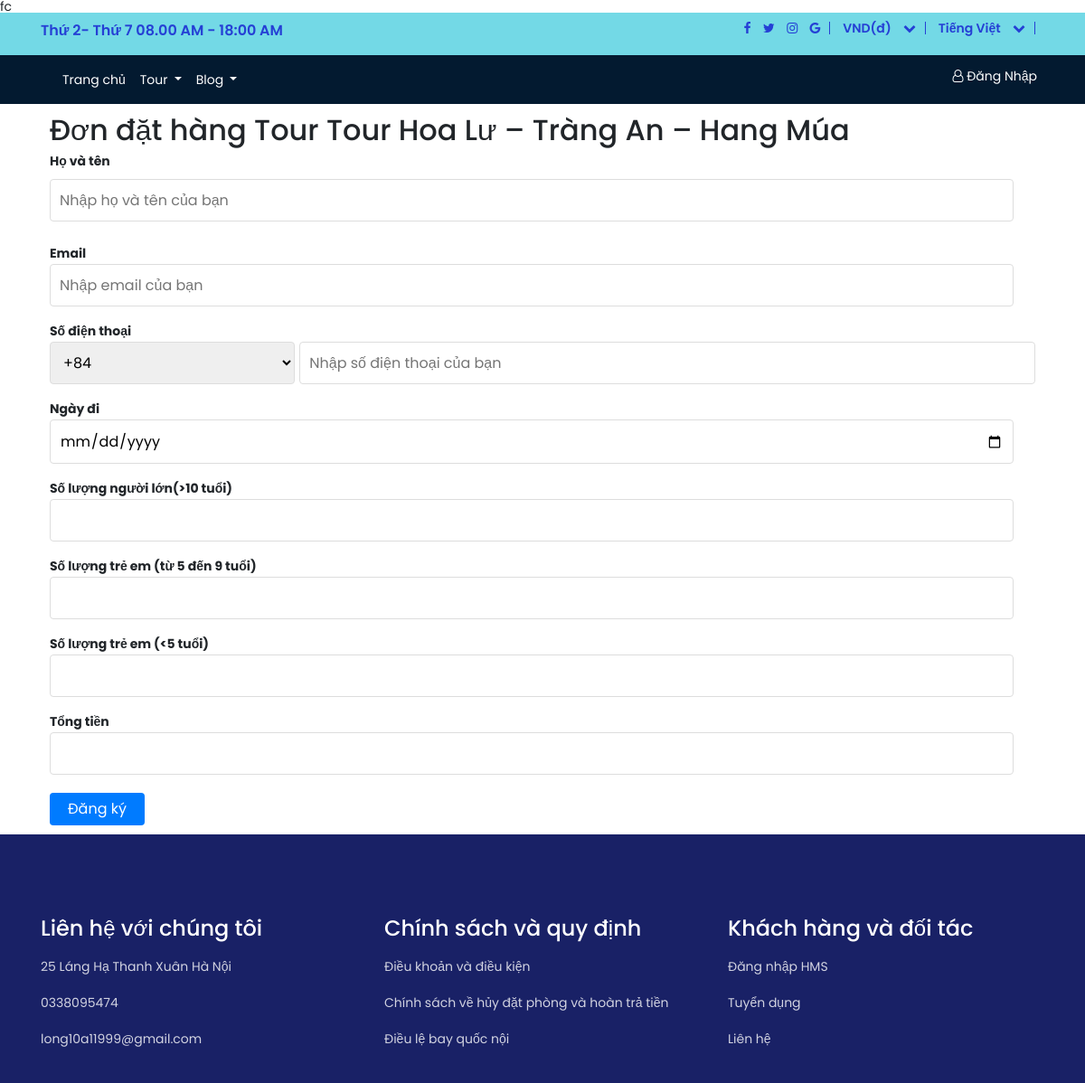
Before: /controller/tour_booking.php with the older database file.
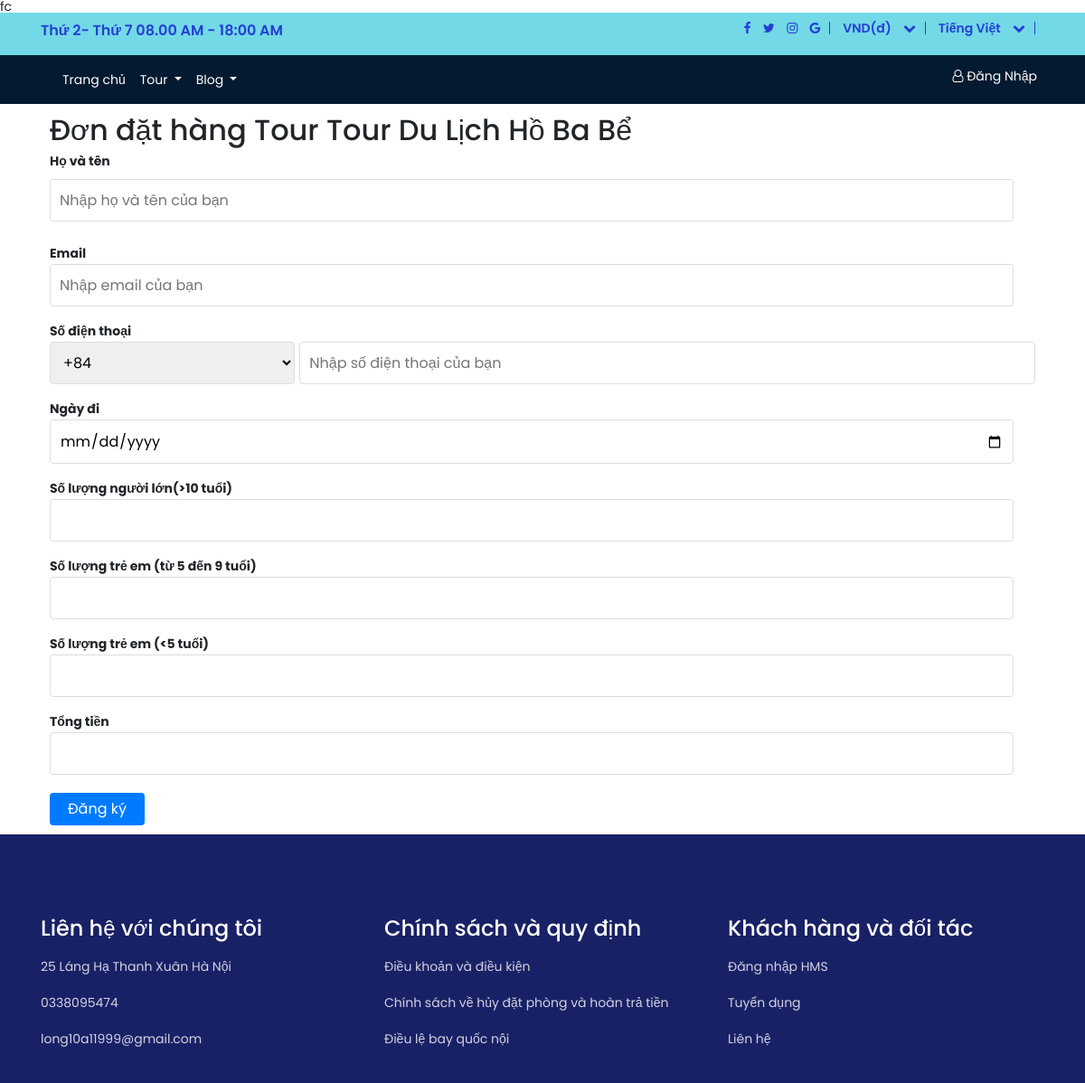
After: the same page with the newer database file.
### tables this page shows
CREATE TABLE `tbl_tour` (
  `id` int(11) NOT NULL,
  `name` text NOT NULL,
  `note` text NOT NULL,
  `price` int(11) NOT NULL,
  `day` text NOT NULL,
  `img_id` int(6) NOT NULL,
  `status` varchar(255) NOT NULL,
  `plan_tour` text NOT NULL,
  `time_create` timestamp NOT NULL DEFAULT current_timestamp() ON UPDATE current_timestamp(),
  `description` text NOT NULL,
  `place` varchar(30) NOT NULL
);

### lib/function.php (called while the page is built, shortened)
<?php
include 'db_connect.php';
function getDaTa($sql)
{
    global $conn;
    $result = mysqli_query($conn, $sql);
    $data = [];
    while ($row = mysqli_fetch_assoc($result)) {
        $data[] = $row;
    }
    return $data;
}
function getTour($id = null) {
    $sql = "SELECT * FROM tbl_tour";
    return getDaTa($sql);
}
?>fc

### controller/tour_booking.php (the view, shortened to what this page needs)
<?php
include '../lib/function.php';
$id = $_GET['id'];
$tours = getTour($id);
foreach ($tours as $key => $row){
    $idTour = $row['id'];
    $price = floatval($row['price']);
}
?>
<!DOCTYPE html>
<html lang="en">
<head>
    <link rel="stylesheet" href="//code.jquery.com/ui/1.13.1/themes/base/jquery-ui.css">
    <link rel="stylesheet" href="https://cdnjs.cloudflare.com/ajax/libs/font-awesome/4.7.0/css/font-awesome.min.css">
    <link rel="stylesheet" href="/tour/asset/css/bootstrap.min.css">
    <link rel="stylesheet" href="/tour/asset/css/main.css">
    <link rel="stylesheet" href="/tour/asset/css/tour.css">
    <link rel="stylesheet" href="/tour/asset/css/home.css">
    <link rel="stylesheet" href="/tour/asset/css/booking.css">
</head>
<body>
<section>
    <header><?php include '../lib/header_home.php'; ?></header>
    <main>
        <?php include '../lib/navbar_home.php'; ?>
        <div class="container">
            <section class="contact-info">
                <h2>Đơn đặt hàng  Tour <?=$row['name'];?></h2>
                <form>
                    <div class="form-group">
                        <label for="name">Họ và tên</label>
                        <input type="text" id="name" name="name" placeholder="Nhập họ và tên của bạn" require/>
                    </div>
                    <div class="form-group">
                        <label for="email">Email</label>
                        <input type="email" id="email" name="email" placeholder="Nhập email của bạn" require/>
                    </div>
                    <div class="form-group">
                        <label for="phone">Số điện thoại</label>
                        <div class="phone-input">
                            <select id="country-code">
                                <option value="+84">+84</option>
                            </select>
                            <input type="tel" id="phone" name="phone" placeholder="Nhập số điện thoại của bạn" require/>
                        </div>
                    </div>
                    <div class="form-group">
                        <label for="day">Ngày đi</label>
                        <input type="date" id="email" name="day" placeholder="Nhập ngày đi " require/>
                    </div>
                    <div class="form-group">
                        <label for="">Số lượng người lớn(>10 tuổi)</label>
                        <input type="number" name="number_people" id="people" onchange="calculateTotalPrice()">
                    </div>
                    <div class="form-group">
                        <label for="">Số lượng trẻ em (từ 5 đến 9 tuổi) </label>
                        <input type="number" name="number_people" id="age_nine" onchange="calculateTotalPrice()">
                    </div>
                    <div class="form-group">
                        <label for="">Số lượng trẻ em (<5 tuổi)</label>
                        <input type="number" name="number_children" id="age_five" onchange="calculateTotalPrice()">
                    </div>
                    <div class="form-group">
                        <label for="">Tổng tiền</label>
                        <input type="number" name="sum_price" id="sum_price" onchange="calculateTotalPrice()">
                    </div>
                    <button type="submit">Đăng ký</button>
                </form>
            </section>
        </div>
    </main>
    <footer>
        <?php include '../lib/footer_home.php'; ?>
    </footer>
</section>
</body>
</html>

### lib/header_home.php
<div class="top-header">
    <div class="container">
        <div class="row">
            <div class="col-lg-4 col-md-4 col-4">
                <div class="top-header-left">
                    <p>Thứ 2- Thứ 7 08.00 AM - 18:00 AM</p>
                </div>
            </div>
            <div class="col-lg-8 col-md-8 col-8">
                <div class="top-header-right">
                    <ul>
                        <li>
                            <div class="header-icon">
                                <i class="fa fa-facebook"></i>
                                <i class="fa fa-twitter" aria-hidden="true"></i>
                                <i class="fa fa-instagram" aria-hidden="true"></i>
                                <i class="fa fa-google"></i>
                            </div>
                        </li>
                        <li>
                            VND(đ)
                            <i class="fa fa-chevron-down"></i>
                        </li>
                        <li>
                            Tiếng Việt
                            <i class="fa fa-chevron-down"></i>
                        </li>
                    </ul>
                </div>
            </div>
        </div>
    </div>
</div>

### lib/navbar_home.php (shortened to what this page needs)
<div class="">
    <nav class="navbar navbar-expand-lg navbar-light bg-light">
        <div class="container">
            <div class="collapse navbar-collapse" id="navbarSupportedContent">
                <ul class="navbar-nav mr-auto">
                    <li class="nav-item">
                        <a class="nav-link" href="../home.php">Trang chủ <span class="sr-only">(current)</span></a>
                    </li>
                    <li class="nav-item ">
                        <a class="nav-link dropdown-toggle" href="../pages/tour.php" id="navbarDropdown" role="button"
                           data-toggle="dropdown" aria-expanded="false">
                            Tour
                        </a>
                    </li>
                    <li class="nav-item ">
                        <a class="nav-link dropdown-toggle" href="../pages/blog.php" id="navbarDropdown" role="button"
                           data-toggle="dropdown" aria-expanded="false">
                            Blog
                        </a>
                    </li>
                </ul>
                <ul class="list-authentiation">
                    <li>
                                        <span id="login">
                                <i class="fa fa-user-o" aria-hidden="true"></i> Đăng Nhập
                                </span>
                    </li>
                </ul>
            </div>
        </div>
    </nav>
</div>

### lib/footer_home.php (shortened to what this page needs)
<div class="container">
    <div class="logo">
    </div>
    <div class="row">
        <div class="col-lg-4">
            <div class="footer-content">
                <div>
                    <h4>Liên hệ với chúng tôi</h4>
                    <ul>
                        <li>25 Láng Hạ Thanh Xuân Hà Nội</li>
                        <li>0338095474</li>
                        <li>long10a11999@gmail.com</li>
                    </ul>
                </div>
            </div>
        </div>
        <div class="col-lg-4">
            <div class="footer-content">
                <div>
                    <h4>Chính sách và quy định</h4>
                    <ul>
                        <li><a href="#">Điều khoản và điều kiện</a></li>
                        <li><a href="#">Chính sách về hủy đặt phòng và hoàn trả tiền</a></li>
                        <li><a href="#">Điều lệ bay quốc nội</a></li>
                    </ul>
                </div>
            </div>
        </div>
        <div class="col-lg-4">
            <div class="footer-content">
                <h4>Khách hàng và đối tác</h4>
                <ul>
                    <li><a href="#">Đăng nhập HMS</a></li>
                    <li><a href="#">Tuyển dụng</a></li>
                    <li><a href="#">Liên hệ</a></li>
                </ul>
            </div>
        </div>
    </div>
</div>

### asset/css/main.css (style rules this page uses)
:root { --background-color: #24c3d8a2; --text-menu-color: #1c2ed3e5; --button-green: #66BF65; --button-blue: #596BB2; --button-blue-light: #56CCF2; --text-black: #031B32; --text-white: #ffffff; }
* { margin: 0; padding: 0; box-sizing: border-box; }
body { font-family: 'Poppins', sans-serif; font-size: 14px; line-height: 1; }
input { line-height: normal; }
input, button, select, textarea { font-size: 14px; outline: none; font-family: 'Poppins', sans-serif; }
button, a { cursor: pointer; }
.top-header { background-color: var(--background-color); }
.top-header .top-header-left { margin-top: 10px; }
.top-header .top-header-left p { color: var(--text-menu-color); font-weight: 600; display: block; display: -webkit-box; height: 16px * 1.3 * 3; font-size: 16px; line-height: 1.3; -webkit-line-clamp: 1; -webkit-box-orient: vertical; overflow: hidden; text-overflow: ellipsis; margin-top: 10px; }
.top-header .top-header-right { display: flex; justify-content: flex-end; }
.top-header .top-header-right ul li { color: var(--text-menu-color); font-weight: 600; display: inline-block; margin-top: 10px; margin-right: 10px; padding-right: 10px; border-right: 1px solid var(--text-menu-color); }
.top-header .top-header-right ul li i { margin-left: 10px; }
.bg-light { background-color: hsl(209, 89%, 10%) !important; }
.navbar-light .navbar-nav .nav-link { color: white; }
.list-authentiation li { display: inline-block; margin-top: 8px; margin-right: 8px; }
.list-authentiation li span { color: white; cursor: pointer; }
input[type=text], input[type=password] { width: 100%; padding: 12px 20px; margin: 8px 0; display: inline-block; border: 1px solid #ccc; box-sizing: border-box; }
footer { background-color: #192166; }
footer .logo { padding-top: 50px; }
.footer-content { margin-top: 40px; }
.footer-content h4 { color: var(--text-white); font-weight: 500; margin-bottom: 20px; }
.footer-content ul li { color: var(--text-white); height: 40px; opacity: 0.8; list-style-type: none; }
.footer-content ul li a { color: var(--text-white); height: 40px; }

### asset/css/tour.css (style rules this page uses)
:root { --background-color: #24c3d8a2; --text-menu-color: #1c2ed3e5; --button-green: #66BF65; --button-blue-light: #56CCF2; --text-black: #031B32; --text-white: #ffffff; --color-logo: #EC0072; }

### asset/css/home.css (style rules this page uses)
:root { --background-color: #24c3d8a2; --text-menu-color: #1c2ed3e5; --button-green: #66BF65; --button-blue-light: #56CCF2; --text-black: #031B32; --text-white: #ffffff; --color-logo: #EC0072; }

### asset/css/booking.css (style rules this page uses)
.contact-info { margin: 10px; }
.form-group { margin-bottom: 20px; }
.form-group label { display: block; margin-bottom: 5px; font-weight: bold; }
.form-group input { width: calc(100% - 24px); padding: 10px; border: 1px solid #ddd; border-radius: 4px; font-size: 16px; }
.form-group .phone-input { display: flex; }
.form-group .phone-input select, .form-group .phone-input input { border: 1px solid #ddd; border-radius: 4px; font-size: 16px; }
.form-group .phone-input select { width: 25%; padding: 10px; margin-right: 5px; }
.form-group .phone-input input { width: 75%; padding: 10px; }
button { padding: 10px 20px; background-color: #007bff; color: white; border: none; border-radius: 4px; font-size: 16px; cursor: pointer; }

Changed rows visible on the page:
removed tbl_tour: name "Tour Hoa Lư – Tràng An – Hang Múa"
added tbl_tour: name "Tour Du Lịch Hồ Ba Bể"
